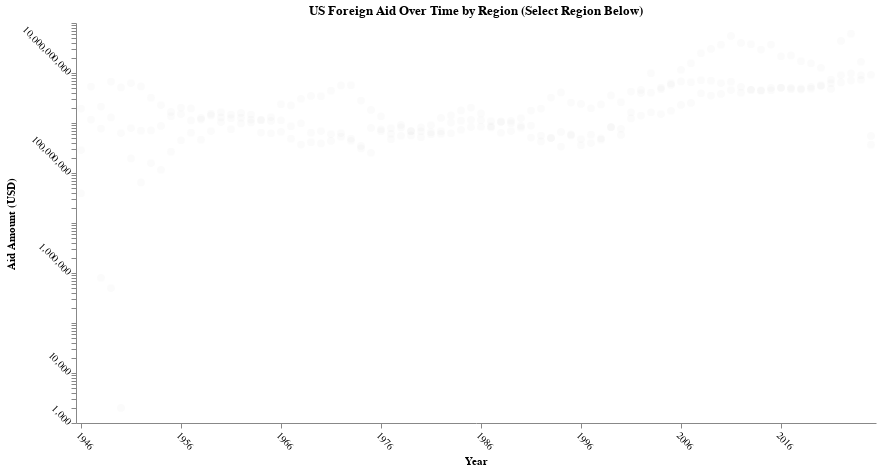

Notebook code for this chart:
### Code cell
import altair as alt
import pandas as pd
import numpy as np

# Load and prepare the data
df = pd.read_csv('us_foreign_aid_country.csv')

# Filter for European and Asian countries
europe_asia_df = df[df['Region Name'].isin(['Europe and Eurasia', 'South and Central Asia', 'East Asia and Oceania'])]

# Clean and convert Fiscal Year to integer
def clean_year(year_str):
    try:
        # Extract first 4 digits (removes any suffixes like 'tq')
        return int(str(year_str)[:4])
    except:
        return np.nan

europe_asia_df['Fiscal Year'] = europe_asia_df['Fiscal Year'].apply(clean_year)
europe_asia_df = europe_asia_df.dropna(subset=['Fiscal Year'])  # Remove rows with invalid years

# Aggregate by region and year
aid_by_region = europe_asia_df.groupby(['Region Name', 'Fiscal Year'])['current_amount'].sum().reset_index()

# Create radio button input for region selection
inputs = alt.binding_radio(options=aid_by_region['Region Name'].unique(), name='Region: ')
selection = alt.selection_point(fields=['Region Name'], bind=inputs, empty=False)

# Get min and max years for axis ticks
min_year = int(aid_by_region['Fiscal Year'].min())
max_year = int(aid_by_region['Fiscal Year'].max())
year_ticks = list(range(min_year, max_year + 1, 10))

# Create scatter plot of aid over time
scatter_plot = alt.Chart(aid_by_region).mark_circle(size=60).encode(
    x=alt.X('Fiscal Year:O', title='Year', axis=alt.Axis(values=year_ticks)),
    y=alt.Y('current_amount:Q', title='Aid Amount (USD)', scale=alt.Scale(type='log')),
    color=alt.condition(selection, 
                       alt.Color('Region Name:N', legend=None),
                       alt.value('lightgray')),
    opacity=alt.condition(selection, alt.value(1), alt.value(0.1)),
    tooltip=['Region Name', 'Fiscal Year', 'current_amount']
).add_params(
    selection
).properties(
    width=800,
    height=400,
    title='US Foreign Aid Over Time by Region (Select Region Below)'
)

# Configure the chart
scatter_plot.configure_axis(
    labelAngle=45
).configure_view(
    strokeWidth=0
).configure_axisX(
    grid=False
).configure_axisY(
    grid=False
)

### Figure 1 — Vega-Lite specification as saved in the notebook (floating-point values rounded to 4 significant figures; data arrays with more than 128 entries replaced by an {"elided": "..."} marker saying what was removed)
{"config": {"view": {"continuousWidth": 300, "continuousHeight": 300, "strokeWidth": 0}, "axis": {"labelAngle": 45}, "axisX": {"grid": false}, "axisY": {"grid": false}}, "data": {"name": "data-082da3e2e7b7cbd98c204466a28ccfb2"}, "mark": {"type": "circle", "size": 60}, "encoding": {"color": {"condition": {"param": "param_5", "empty": false, "field": "Region Name", "legend": null, "type": "nominal"}, "value": "lightgray"}, "opacity": {"condition": {"param": "param_5", "value": 1, "empty": false}, "value": 0.1}, "tooltip": [{"field": "Region Name", "type": "nominal"}, {"field": "Fiscal Year", "type": "quantitative"}, {"field": "current_amount", "type": "quantitative"}], "x": {"axis": {"values": [1946, 1956, 1966, 1976, 1986, 1996, 2006, 2016]}, "field": "Fiscal Year", "title": "Year", "type": "ordinal"}, "y": {"field": "current_amount", "scale": {"type": "log"}, "title": "Aid Amount (USD)", "type": "quantitative"}}, "height": 400, "params": [{"name": "param_5", "select": {"type": "point", "fields": ["Region Name"]}, "bind": {"input": "radio", "options": ["East Asia and Oceania", "Europe and Eurasia", "South and Central Asia"], "name": "Region: "}}], "title": "US Foreign Aid Over Time by Region (Select Region Below)", "width": 800, "$schema": "https://vega.github.io/schema/vega-lite/v5.20.1.json", "datasets": {"data-082da3e2e7b7cbd98c204466a28ccfb2": {"elided": "239 records"}}}
